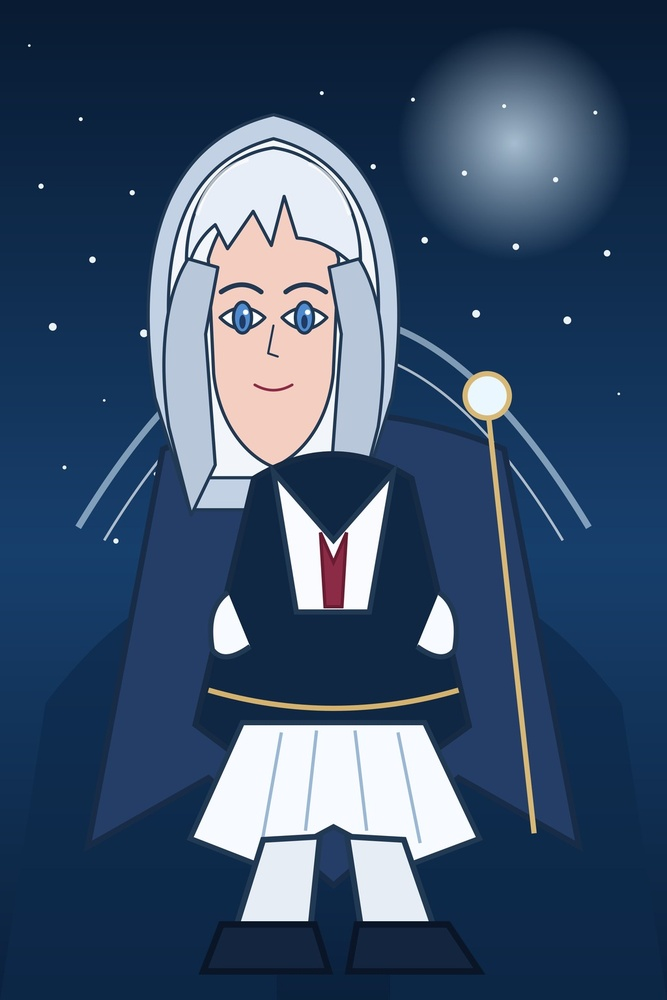
#> input picture assets/quarantine/card_stages/alisa-kujo--ur.jpg, 667 x 1000 px, shrunk from 1024 x 1536 before the run
$ python process_bosozoku_sprite.py ../assets/quarantine/card_stages/alisa-kujo--ur.jpg out.png --rights original
#> lines starting #> are read from the running program, lines starting #| are printed output that depends on the picture
### app/game/bosozoku_sprite.py
from __future__ import annotations

from pathlib import Path

from PIL import Image, ImageColor, ImageEnhance


MUGEN_MAGENTA = (255, 0, 255)
TINT_COLOR = ImageColor.getrgb("#b026ff")


def process_sprite(
    source: Path,
    destination: Path,
    *,
    contrast: float = 1.5,
    saturation: float = 1.3,
) -> tuple[int, int]:
#> called with contrast = 1.5, saturation = 1.3
    if contrast <= 0 or saturation < 0:
        raise ValueError("contrast must be > 0 and saturation must be >= 0")
    with Image.open(source) as original:
#> original is the input picture: PIL image 667x1000 RGB; mean R, G, B 58.9, 80.5, 108.2
        image = original.convert("RGBA")
        pixels = image.load()
        magenta_pixels = 0

        for y in range(image.height):
            for x in range(image.width):
                red, green, blue, alpha = pixels[x, y]
                if alpha and (red, green, blue) == MUGEN_MAGENTA:
                    pixels[x, y] = (255, 255, 255, 0)
                    magenta_pixels += 1
                    continue

                tinted_red = int((red + TINT_COLOR[0]) / 2)
                pixels[x, y] = (
                    min(255, max(0, tinted_red)),
                    green,
                    blue,
                    alpha,
                )
#> after the loop, magenta_pixels = 0

        image = ImageEnhance.Contrast(image).enhance(contrast)
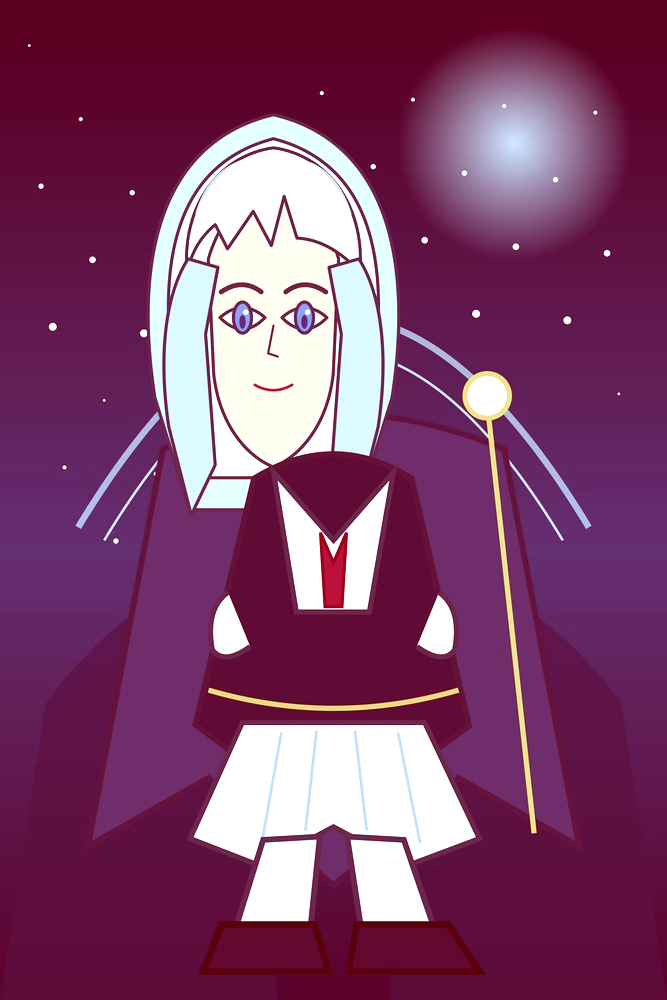
#> image: PIL image 667x1000 RGBA; mean R, G, B, A 126.8, 67.1, 106.5, 255
        image = ImageEnhance.Color(image).enhance(saturation)
        destination.parent.mkdir(parents=True, exist_ok=True)
        image.save(destination, "PNG", optimize=True)

        return magenta_pixels, image.width * image.height

### tools/process_bosozoku_sprite.py
from __future__ import annotations

import argparse
from pathlib import Path

from app.game.bosozoku_sprite import process_sprite


def parse_args() -> argparse.Namespace:
    parser = argparse.ArgumentParser(
        description=(
            "Apply the project's original BŌSŌZOKU sprite treatment to a rights-cleared "
            "asset: remove the legacy #FF00FF transparency key and apply a violet tint, "
            "contrast and saturation boost."
        )
    )
    parser.add_argument("source", type=Path)
    parser.add_argument("destination", type=Path)
    parser.add_argument(
        "--rights",
        choices=("original", "licensed"),
        required=True,
        help="Rights status for the source material; unknown/unverified material is refused.",
    )
    parser.add_argument("--source-url", default="")
    parser.add_argument("--license", dest="license_name", default="")
    parser.add_argument("--contrast", type=float, default=1.5)
    parser.add_argument("--saturation", type=float, default=1.3)
    return parser.parse_args()


def main() -> int:
    args = parse_args()

    if not args.source.is_file():
        raise SystemExit(f"Source file does not exist: {args.source}")
    if args.rights == "licensed" and (not args.source_url.strip() or not args.license_name.strip()):
        raise SystemExit("Licensed sources require --source-url and --license")
    if args.contrast <= 0 or args.saturation < 0:
        raise SystemExit("contrast must be > 0 and saturation must be >= 0")

    if (
        "assets/production/sprites" in args.destination.as_posix()
        and args.rights not in {"original", "licensed"}
    ):
        raise SystemExit("Only rights-cleared sources may be written to production sprites")

    changed, pixels = process_sprite(
        args.source,
        args.destination,
        contrast=args.contrast,
        saturation=args.saturation,
    )
#> changed = 0; pixels = 667000
    print(
        f"Processed {args.source} -> {args.destination}; "
        f"cleared {changed} magenta pixels across {pixels} pixels."
    )
#| Processed ../assets/quarantine/card_stages/alisa-kujo--ur.jpg -> out.png; cleared 0 magenta pixels across 667000 pixels.
    return 0


if __name__ == "__main__":
    raise SystemExit(main())
#> (the program exits here)
